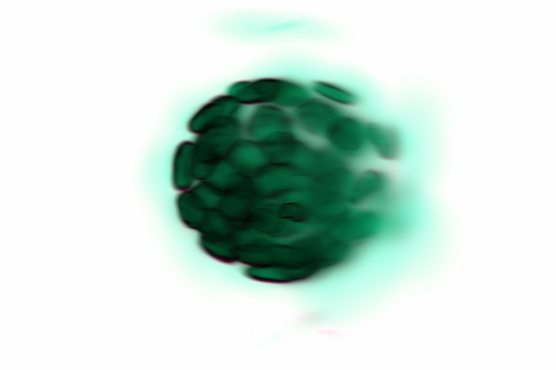
#> input picture manuscript/preprint/figs/overview/viewer_gsplats_organoid_inverted.png, 556 x 370 px, shrunk from 1200 x 800 before the run
$ python crop_screenshots.py
#> lines starting #> are read from the running program, lines starting #| are printed output that depends on the picture
#!/usr/bin/env python3
"""Crop inverted screenshots to remove viewer UI elements (titles, controls)."""

from pathlib import Path

from PIL import Image

FIGS_DIR = Path(__file__).parent.parent / "figs" / "overview"

# Crop specs: (left%, top%, right%, bottom%) as fractions of image size
# Removes title bar at top and status bar at bottom
CROPS = {
    "viewer_gsplats_organoid_inverted.png": (0.10, 0.05, 0.90, 0.95),
    "viewer_gsplats_tribolium_inverted.png": (0.10, 0.08, 0.90, 0.92),
    "viewer_lorenz_attractor_inverted.png": (0.10, 0.05, 0.90, 0.95),
    "viewer_lsystem_forest_inverted.png": (0.05, 0.10, 0.95, 0.95),
    "viewer_spiral_galaxy_inverted.png": (0.10, 0.10, 0.90, 0.95),
    "viewer_storm_microtubules_inverted.png": (0.08, 0.12, 0.92, 0.90),
}

def main():
    for fname, (left, t, r, b) in CROPS.items():
        path = FIGS_DIR / fname
        if not path.exists():
            print(f"  Skipping {fname}")
            continue

        img = Image.open(path)
#> img is the input picture: PIL image 556x370 RGB; mean R, G, B 205.1, 223.3, 215.9
        w, h = img.size
#> w = 556; h = 370
        cropped = img.crop((int(left*w), int(t*h), int(r*w), int(b*h)))
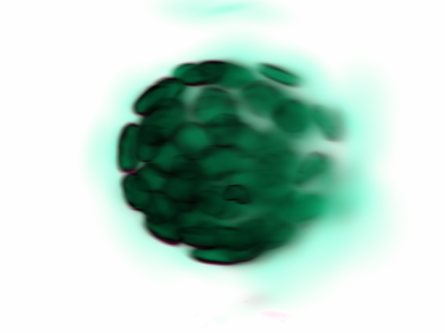
#> cropped: PIL image 445x333 RGB; mean R, G, B 186.2, 211.4, 201.1

        out = FIGS_DIR / fname.replace('_inverted.png', '_paper.png')
        cropped.save(out, quality=95)
        print(f"  {fname} -> {out.name} ({cropped.size[0]}x{cropped.size[1]})")
#|   viewer_gsplats_organoid_inverted.png -> viewer_gsplats_organoid_paper.png (445x333)
#> pass 2 of the loop in main, `for fname, (left, t, r, b) in CROPS.items():`:
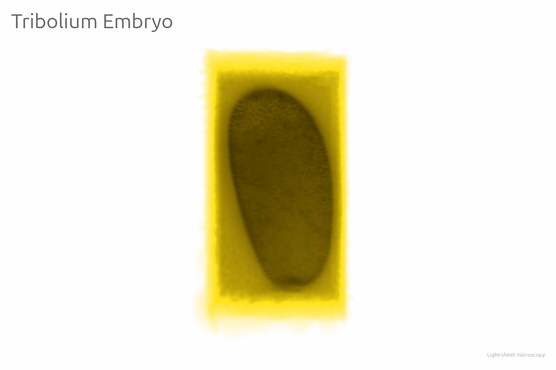
#> input picture manuscript/preprint/figs/viewer_gsplats_tribolium_inverted.png, 556 x 370 px, shrunk from 1200 x 800 before the run, found by its file name
#> in main, img is the input picture: PIL image 556x370 RGB; mean R, G, B 236.3, 232, 210.3
#> in main, `cropped = img.crop((int(left*w), int(t*h), int(r*w), int(b*h)))`:
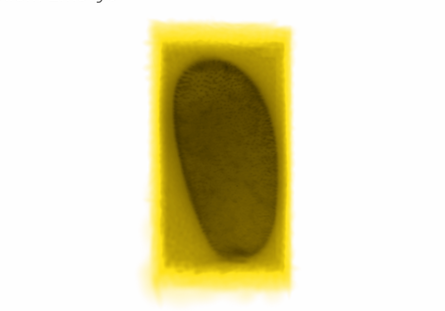
#> cropped: PIL image 445x311 RGB; mean R, G, B 228.3, 222, 189.7
#|   viewer_gsplats_tribolium_inverted.png -> viewer_gsplats_tribolium_paper.png (445x311)
#> pass 3 of the loop in main, `for fname, (left, t, r, b) in CROPS.items():`:
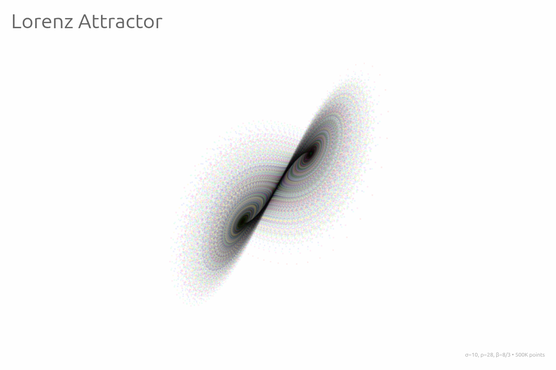
#> input picture manuscript/preprint/figs/viewer_lorenz_attractor_inverted.png, 556 x 370 px, shrunk from 1200 x 800 before the run, found by its file name
#> in main, img is the input picture: PIL image 556x370 RGB; mean R, G, B 247.4, 247.5, 247.5
#> in main, `cropped = img.crop((int(left*w), int(t*h), int(r*w), int(b*h)))`:
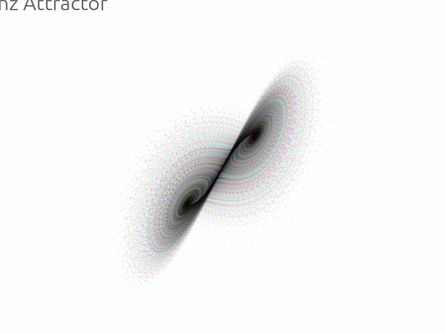
#> cropped: PIL image 445x333 RGB; mean R, G, B 245.1, 245.1, 245.2
#|   viewer_lorenz_attractor_inverted.png -> viewer_lorenz_attractor_paper.png (445x333)
#> the loop made 6 passes; the first 3 are shown

    print("Done!")

if __name__ == '__main__':
    main()
